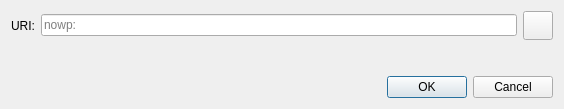
<?xml version="1.0" encoding="UTF-8"?>
<ui version="4.0">
 <class>OpenURIDialog</class>
 <widget class="QDialog" name="OpenURIDialog">
  <property name="geometry">
   <rect>
    <x>0</x>
    <y>0</y>
    <width>564</width>
    <height>109</height>
   </rect>
  </property>
  <property name="windowTitle">
   <string>Open nowp URI</string>
  </property>
  <layout class="QVBoxLayout" name="verticalLayout">
   <item>
    <layout class="QHBoxLayout" name="horizontalLayout">
     <item>
      <widget class="QLabel" name="label">
       <property name="text">
        <string>URI:</string>
       </property>
      </widget>
     </item>
     <item>
      <widget class="QValidatedLineEdit" name="uriEdit">
       <property name="placeholderText">
        <string notr="true">nowp:</string>
       </property>
      </widget>
     </item>
     <item>
      <widget class="QToolButton" name="pasteButton">
       <property name="toolTip">
        <string extracomment="Tooltip text for button that allows you to paste an address that is in your clipboard.">Paste address from clipboard</string>
       </property>
       <property name="text">
        <string/>
       </property>
       <property name="icon">
        <iconset resource="../bitcoin.qrc">
         <normaloff>:/icons/editpaste</normaloff>:/icons/editpaste
        </iconset>
       </property>
       <property name="iconSize">
        <size>
         <width>22</width>
         <height>22</height>
        </size>
       </property>
      </widget>
     </item>
    </layout>
   </item>
   <item>
    <spacer name="verticalSpacer">
     <property name="orientation">
      <enum>Qt::Vertical</enum>
     </property>
     <property name="sizeHint" stdset="0">
      <size>
       <width>20</width>
       <height>40</height>
      </size>
     </property>
    </spacer>
   </item>
   <item>
    <widget class="QDialogButtonBox" name="buttonBox">
     <property name="orientation">
      <enum>Qt::Horizontal</enum>
     </property>
     <property name="standardButtons">
      <set>QDialogButtonBox::Cancel|QDialogButtonBox::Ok</set>
     </property>
    </widget>
   </item>
  </layout>
 </widget>
 <customwidgets>
  <customwidget>
   <class>QValidatedLineEdit</class>
   <extends>QLineEdit</extends>
   <header>qt/qvalidatedlineedit.h</header>
  </customwidget>
 </customwidgets>
 <resources/>
 <connections>
  <connection>
   <sender>buttonBox</sender>
   <signal>accepted()</signal>
   <receiver>OpenURIDialog</receiver>
   <slot>accept()</slot>
   <hints>
    <hint type="sourcelabel">
     <x>248</x>
     <y>254</y>
    </hint>
    <hint type="destinationlabel">
     <x>157</x>
     <y>274</y>
    </hint>
   </hints>
  </connection>
  <connection>
   <sender>buttonBox</sender>
   <signal>rejected()</signal>
   <receiver>OpenURIDialog</receiver>
   <slot>reject()</slot>
   <hints>
    <hint type="sourcelabel">
     <x>316</x>
     <y>260</y>
    </hint>
    <hint type="destinationlabel">
     <x>286</x>
     <y>274</y>
    </hint>
   </hints>
  </connection>
 </connections>
</ui>
